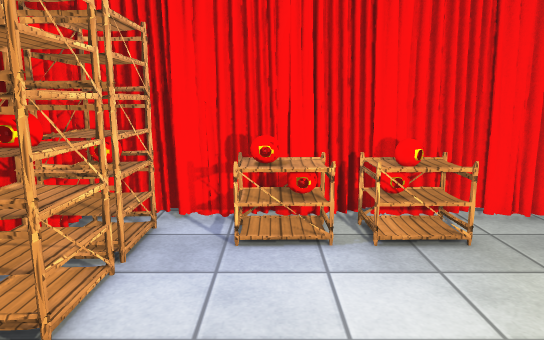
View 1 (above)

12 first-person views from a walk through a Unity game level. The camera is 1.5 m above the floor, tilts 10° down and sees 70° across. The floor is counted in squares, 0.5 m on a side. Each view is taken from the middle of a square. On the plan, view 1 faces up. The plan holds only what a view shows up to about 20 squares ahead; the rest is blank. The place goes on beyond the plan. The player is left out. Some surface patterns are stand-ins.

View 2
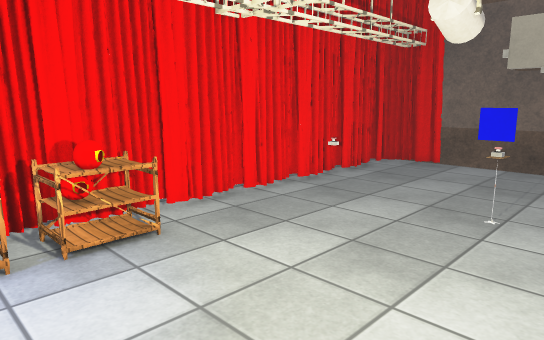

View 3
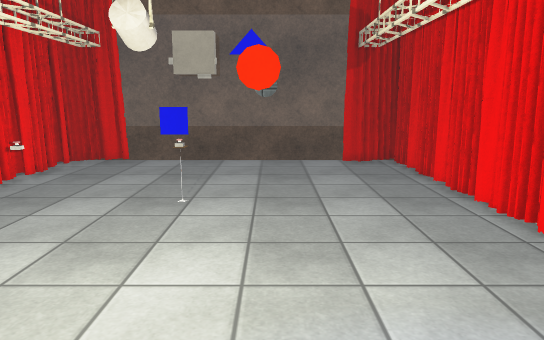

View 4
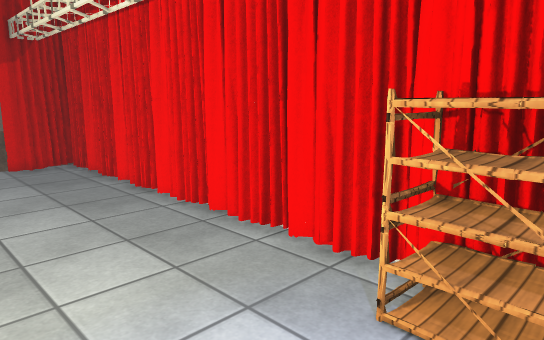

View 5
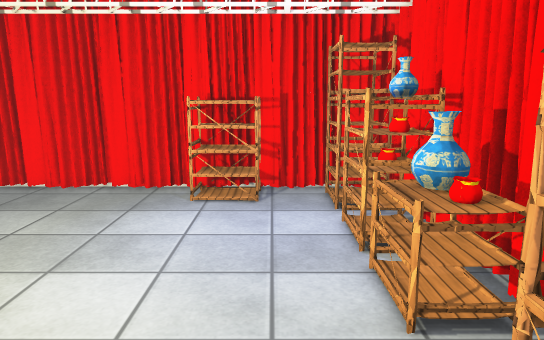

View 6
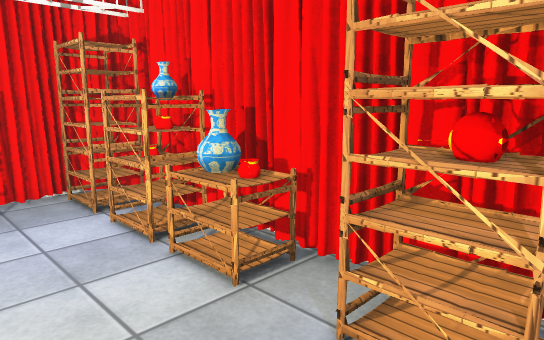

View 7
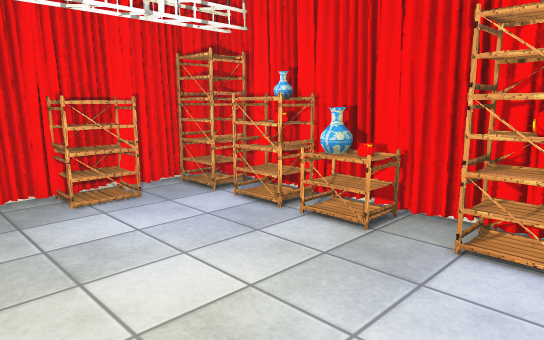

View 8
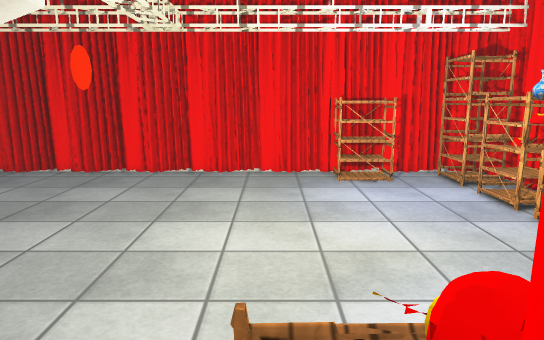

View 9
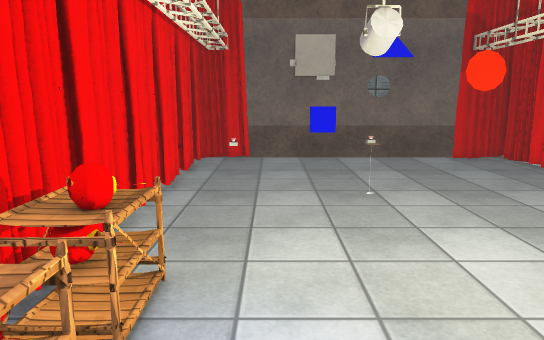

View 10
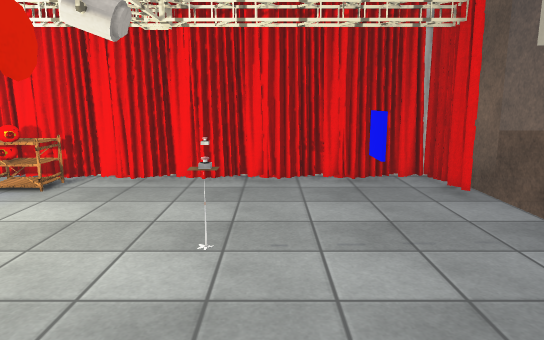

View 11
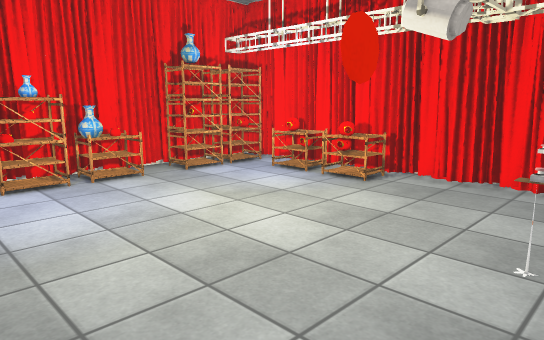

View 12
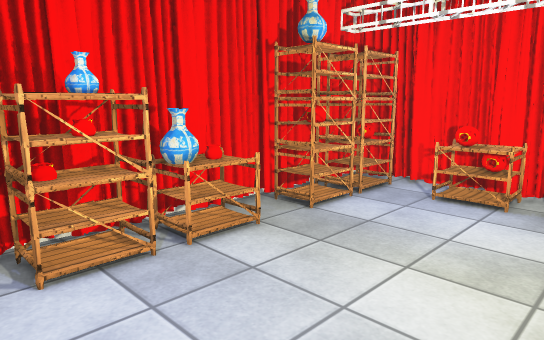

### Floor plan
Key: @ floor where view 1 was taken; # wall or solid block; . floor; = window, fence, low wall or low ledge; C curtain; S shelf; A vase; O other object.
Columns run from 5 left of view 1 to 19 right of it. Each row starts with its distance up from view 1.
 11                        ##
 10 #..C.C..C.C..C..C..C..C.#
  9 #SS.SSSSSS..............#
  8 #SS.SSSSSS.............C#
  7 #SS............=........#
  6 #SS.....................
  5 #SS.....................
  4 #SS................#....
  3 #..............OO.......
  2 #OS.....................
  1 #AA.....................
  0 #AS..@.......#..........#
 -1 #AS.....................
 -2 #SS.....................
 -3 #SS.....................
 -4 #SS..S .................#
 -5 #SS.SSS.................#
 -6 #CC#CCC##..........######
 -7   ## ###  #  #######

Where each view was taken, in squares from view 1:
view 1: 0 up, 0 right, facing up
view 2: 0 up, 0 right, facing up-right
view 3: 0 up, 1 left, facing right
view 4: 0 up, 1 left, facing down-right
view 5: 7 up, 1 left, facing down
view 6: 7 up, 1 right, facing down-left
view 7: 7 up, 5 right, facing down-left
view 8: 10 up, 4 right, facing down
view 9: 6 up, 2 left, facing right
view 10: 5 down, 12 right, facing up
view 11: 5 down, 12 right, facing up-left
view 12: 4 down, 4 right, facing up-left
